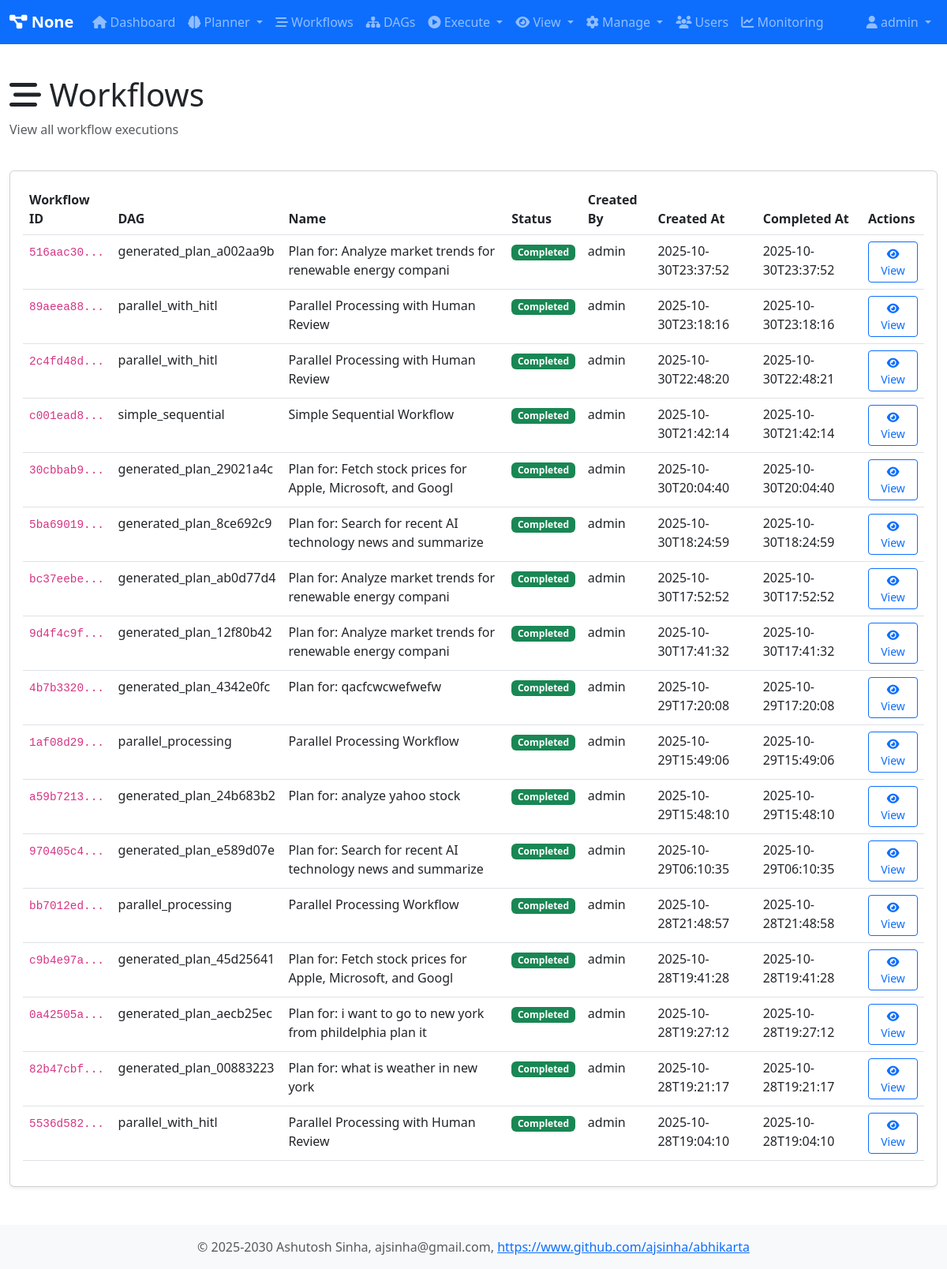
The page /workflows (signed in) on the database its author committed.
### tables this page shows
CREATE TABLE workflows (
                workflow_id TEXT PRIMARY KEY,
                dag_id TEXT NOT NULL,
                session_id TEXT,
                name TEXT,
                description TEXT,
                status TEXT DEFAULT 'pending',
                created_at TEXT DEFAULT CURRENT_TIMESTAMP,
                started_at TEXT,
                completed_at TEXT,
                created_by TEXT,
                graph_json TEXT,
                result TEXT,
                error TEXT
            );

### routes/workflow_routes.py (the view)
        @self.app.route('/workflows')
        @self.login_required
        def workflows():
            user = self.user_registry.get_user(session['user_id'])
            all_workflows = self.db_handler.get_all_workflows()
            return render_template('workflows.html', user=user, workflows=all_workflows)

### core/user_registry.py (called while the page is built)
    def is_admin(self) -> bool:
        return self.role == 'admin'

    def get_user(self, user_id: str) -> Optional[User]:
        return self._users.get(user_id)

### db/database.py (called while the page is built)
    @contextmanager
    def get_connection(self):
        conn = None
        try:
            if self.db_type == 'sqlite':
                conn = sqlite3.connect(self.db_path)
                conn.row_factory = sqlite3.Row
            elif self.db_type == 'postgresql':
                import psycopg2
                import psycopg2.extras
                conn = psycopg2.connect(**self.pg_params)
                conn.cursor_factory = psycopg2.extras.RealDictCursor
            yield conn
            conn.commit()
        except Exception as e:
            if conn:
                conn.rollback()
            raise e
        finally:
            if conn:
                conn.close()

    def fetchall(self, query: str, params: Tuple = ()) -> List[Dict[str, Any]]:
        with self.get_connection() as conn:
            cursor = conn.cursor()
            cursor.execute(query, params)
            rows = cursor.fetchall()
            return [dict(row) for row in rows]

### db/database_call_handler.py (called while the page is built)
    def get_all_workflows(self, limit: Optional[int] = None, order_by: str = 'created_at DESC') -> List[Dict[str, Any]]:
        return self.workflow.get_all_workflows(limit, order_by)

### db/database_handler_workflow.py (called while the page is built)
    def get_all_workflows(self, limit: Optional[int] = None, order_by: str = 'created_at DESC') -> List[Dict[str, Any]]:
        query = f"SELECT * FROM workflows ORDER BY {order_by}"
        if limit:
            query += f" LIMIT {limit}"
        return self.db.fetchall(query)

### routes/auth_routes.py (called while the page is built)
    def login_required(self, f):
        @wraps(f)
        def decorated_function(*args, **kwargs):
            if 'user_id' not in session:
                return redirect(url_for('login'))
            return f(*args, **kwargs)
        return decorated_function

### web/app.py (called while the page is built)
    def _initialize_app(self):
        self.app = Flask(__name__)
        self.app.secret_key = os.urandom(24)
        self.app.template_filter('format_number')
        def format_number(value):
            try:
                num = float(value)
                if num >= 1000:
                    return f"{num / 1000:.0f}"
                return str(int(num))
            except:
                return str(value)
        @self.app.context_processor
        def inject_system_name():
            system_name = getattr(self, 'system_name', 'Abhikarta')
            return dict(system_name=system_name)

### web/templates/workflows.html (shortened to what this page needs)
{% extends "base.html" %}
{% block content %}
<div class="row mb-4">
    <div class="col">
        <h1><i class="fas fa-stream"></i> Workflows</h1>
        <p class="text-muted">View all workflow executions</p>
    </div>
</div>
<div class="card">
    <div class="card-body">
        {% if workflows %}
        <div class="table-responsive">
            <table class="table table-hover">
                <thead>
                    <tr>
                        <th>Workflow ID</th>
                        <th>DAG</th>
                        <th>Name</th>
                        <th>Status</th>
                        <th>Created By</th>
                        <th>Created At</th>
                        <th>Completed At</th>
                        <th>Actions</th>
                    </tr>
                </thead>
                <tbody>
                    {% for workflow in workflows %}
                    <tr>
                        <td><code>{{ workflow.workflow_id[:8] }}...</code></td>
                        <td>{{ workflow.dag_id }}</td>
                        <td>{{ workflow.name or 'N/A' }}</td>
                        <td>
                            {% if workflow.status == 'running' %}
                                <span class="badge bg-info">Running</span>
                            {% elif workflow.status == 'completed' %}
                                <span class="badge bg-success">Completed</span>
                            {% elif workflow.status == 'failed' %}
                                <span class="badge bg-danger">Failed</span>
                            {% else %}
                                <span class="badge bg-secondary">{{ workflow.status }}</span>
                            {% endif %}
                        </td>
                        <td>{{ workflow.created_by or 'N/A' }}</td>
                        <td>{{ workflow.created_at[:19] }}</td>
                        <td>{{ workflow.completed_at[:19] if workflow.completed_at else 'N/A' }}</td>
                        <td>
                            <a href="{{ url_for('workflow_detail', workflow_id=workflow.workflow_id) }}"
                               class="btn btn-sm btn-outline-primary">
                                <i class="fas fa-eye"></i> View
                            </a>
                        </td>
                    </tr>
                    {% endfor %}
                </tbody>
            </table>
        </div>
        {% else %}
        <p class="text-muted">No workflows yet.</p>
        {% endif %}
    </div>
</div>
{% endblock %}

### web/static/css/style.css (style rules this page uses)
body { min-height: 100vh; display: flex; flex-direction: column; }
.card { margin-bottom: 1.5rem; box-shadow: 0 0.125rem 0.25rem rgba(0,0,0,.075); }
code { font-size: 90%; }

### rows shown on the page
workflows: workflow_id "516aac30", dag_id "generated_plan_a002aa9b", name "Plan for: Analyze market trends for renewable energy compani", status "Completed", created_by "admin", created_at "2025-10-30T23:37:52", completed_at "2025-10-30T23:37:52"
workflows: workflow_id "89aeea88", dag_id "parallel_with_hitl", name "Parallel Processing with Human Review", status "Completed", created_by "admin", created_at "2025-10-30T23:18:16", completed_at "2025-10-30T23:18:16"
workflows: workflow_id "2c4fd48d", dag_id "parallel_with_hitl", name "Parallel Processing with Human Review", status "Completed", created_by "admin", created_at "2025-10-30T22:48:20", completed_at "2025-10-30T22:48:21"
workflows: workflow_id "c001ead8", dag_id "simple_sequential", name "Simple Sequential Workflow", status "Completed", created_by "admin", created_at "2025-10-30T21:42:14", completed_at "2025-10-30T21:42:14"
workflows: workflow_id "30cbbab9", dag_id "generated_plan_29021a4c", name "Plan for: Fetch stock prices for Apple, Microsoft, and Googl", status "Completed", created_by "admin", created_at "2025-10-30T20:04:40", completed_at "2025-10-30T20:04:40"
workflows: workflow_id "5ba69019", dag_id "generated_plan_8ce692c9", name "Plan for: Search for recent AI technology news and summarize", status "Completed", created_by "admin", created_at "2025-10-30T18:24:59", completed_at "2025-10-30T18:24:59"
workflows: workflow_id "bc37eebe", dag_id "generated_plan_ab0d77d4", name "Plan for: Analyze market trends for renewable energy compani", status "Completed", created_by "admin", created_at "2025-10-30T17:52:52", completed_at "2025-10-30T17:52:52"
workflows: workflow_id "9d4f4c9f", dag_id "generated_plan_12f80b42", name "Plan for: Analyze market trends for renewable energy compani", status "Completed", created_by "admin", created_at "2025-10-30T17:41:32", completed_at "2025-10-30T17:41:32"
workflows: workflow_id "4b7b3320", dag_id "generated_plan_4342e0fc", name "Plan for: qacfcwcwefwefw", status "Completed", created_by "admin", created_at "2025-10-29T17:20:08", completed_at "2025-10-29T17:20:08"
workflows: workflow_id "1af08d29", dag_id "parallel_processing", name "Parallel Processing Workflow", status "Completed", created_by "admin", created_at "2025-10-29T15:49:06", completed_at "2025-10-29T15:49:06"
workflows: workflow_id "a59b7213", dag_id "generated_plan_24b683b2", name "Plan for: analyze yahoo stock", status "Completed", created_by "admin", created_at "2025-10-29T15:48:10", completed_at "2025-10-29T15:48:10"
workflows: workflow_id "970405c4", dag_id "generated_plan_e589d07e", name "Plan for: Search for recent AI technology news and summarize", status "Completed", created_by "admin", created_at "2025-10-29T06:10:35", completed_at "2025-10-29T06:10:35"
workflows: workflow_id "bb7012ed", dag_id "parallel_processing", name "Parallel Processing Workflow", status "Completed", created_by "admin", created_at "2025-10-28T21:48:57", completed_at "2025-10-28T21:48:58"
workflows: workflow_id "c9b4e97a", dag_id "generated_plan_45d25641", name "Plan for: Fetch stock prices for Apple, Microsoft, and Googl", status "Completed", created_by "admin", created_at "2025-10-28T19:41:28", completed_at "2025-10-28T19:41:28"
workflows: workflow_id "0a42505a", dag_id "generated_plan_aecb25ec", name "Plan for: i want to go to new york from phildelphia plan it", status "Completed", created_by "admin", created_at "2025-10-28T19:27:12", completed_at "2025-10-28T19:27:12"
workflows: workflow_id "82b47cbf", dag_id "generated_plan_00883223", name "Plan for: what is weather in new york", status "Completed", created_by "admin", created_at "2025-10-28T19:21:17", completed_at "2025-10-28T19:21:17"
workflows: workflow_id "5536d582", dag_id "parallel_with_hitl", name "Parallel Processing with Human Review", status "Completed", created_by "admin", created_at "2025-10-28T19:04:10", completed_at "2025-10-28T19:04:10"

### other values the page prints
{{ system_name }} "None"
{{ user.username }} "admin"
